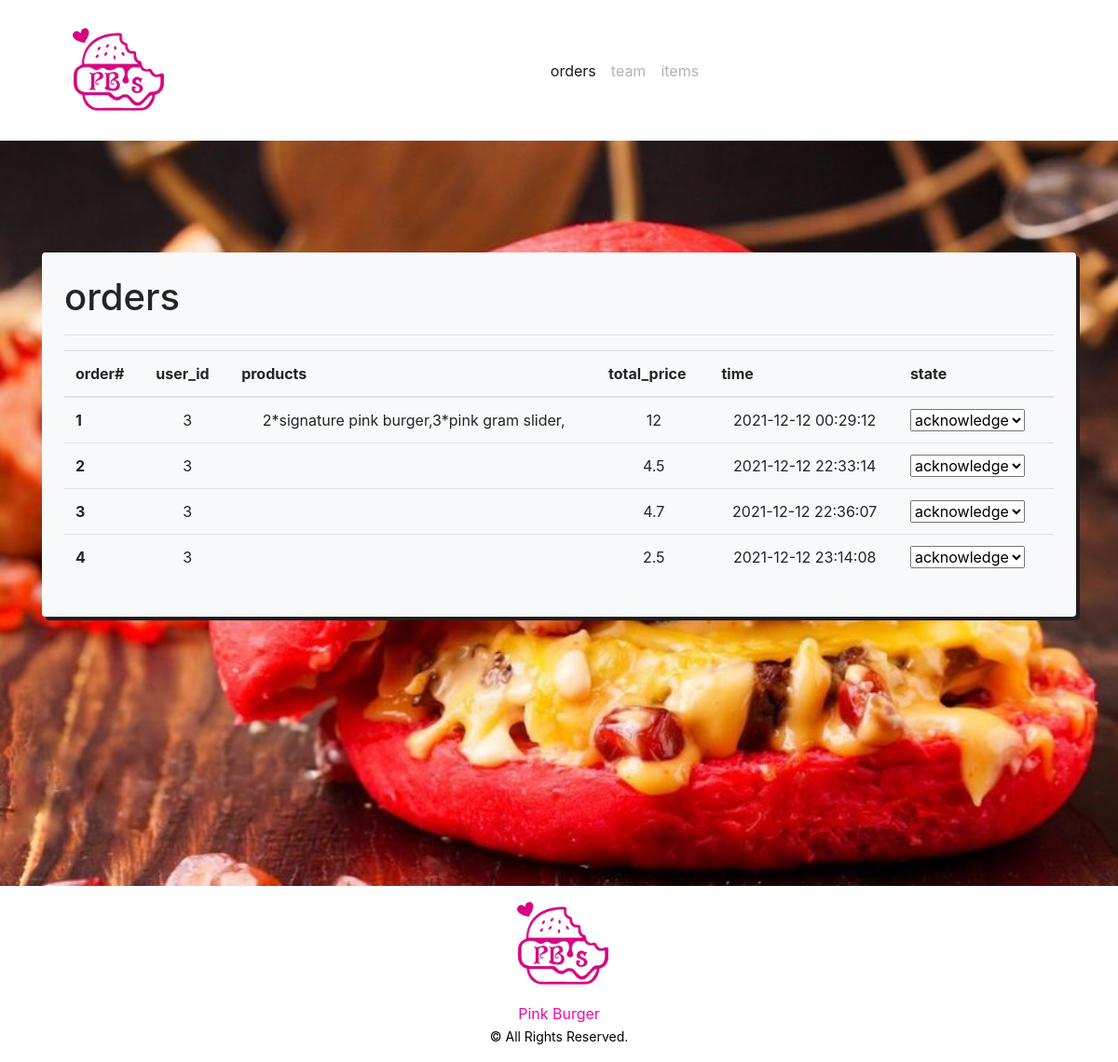
The page /admin/orders.php on the database its author committed.
### tables this page shows
CREATE TABLE `orders` (
  `id` int(11) NOT NULL,
  `user_id` int(11) NOT NULL,
  `products` longtext NOT NULL CHECK (json_valid(`products`)),
  `total_price` float NOT NULL,
  `time` timestamp NOT NULL DEFAULT current_timestamp(),
  `state` varchar(120) NOT NULL DEFAULT 'acknowledge'
);

CREATE TABLE `food_menu` (
  `id` int(11) NOT NULL,
  `food_name` varchar(60) NOT NULL,
  `descrip` varchar(255) NOT NULL,
  `category` int(11) NOT NULL,
  `price` float NOT NULL
);

### admin/orders.php (the view, shortened to what this page needs)
<?php include 'header.php';
include_once '../conn_db.php';
$states = array("acknowledge", "in process", "in transit","complete");
$stmt = $db->prepare('SELECT * FROM orders');
$stmt->execute();
$orders = $stmt->fetchAll();
?>
<main>
    <div class="container">
        <div class="bg-light rounded p-4 food_menu">
            <h1>orders</h1>
            <hr>
            <table class="table">
                <thead>
                <tr>
                    <th scope="col">order#</th>
                    <th scope="col">user_id</th>
                    <th scope="col">products</th>
                    <th scope="col">total_price</th>
                    <th scope="col">time</th>
                    <th scope="col">state</th>
                </tr>
                </thead>
                <tbody>
                <?php
                    foreach ($orders as $order){
                ?>
                <tr>
                    <th scope="row"><?php echo $order['id']; ?></th>
                    <td class="text-center align-middle"><?php echo $order['user_id']; ?></td>
                    <td class="text-center align-middle"><?php $json = json_decode($order['products']); foreach($json as $data){
                            $jsonid = $data->{'product_id'};
                            $food = $db->prepare("SELECT food_name FROM food_menu WHERE id = '$jsonid' ");
                            $food->execute();
                            $getfood = $food->fetch();
                            echo $data->{'quantity'} . '*' . $getfood[0] . ",";
                        } ?></td>
                    <td class="text-center align-middle"><?php echo $order['total_price']; ?></td>
                    <td class="text-center align-middle"><?php echo $order['time']; ?></td>
                    <td><select name="state" class="state" did="<?php echo $order['id']; ?>">
                            <?php foreach ($states as $state){
                                if($order['state'] == $state){?>
                                    <option value="<?php echo $order['state']; ?>" selected><?php echo $order['state']; ?></option>
                             <?php }else{ ?>
                                    <option value="<?php echo $state; ?>"><?php echo $state; ?></option>
                            <?php }
                            }
                            ?>
                        </select></td>
                </tr>
                <?php
                    }
                ?>
                </tbody>
            </table>
        </div>
    </div>
</main>
<?php include 'footer.php';?>

### admin/header.php (shortened to what this page needs)
<!DOCTYPE html>
<html lang="en">
<head>
    <link rel="stylesheet" href="https://pro.fontawesome.com/releases/v5.10.0/css/all.css"/>
    <link rel="stylesheet" href="https://cdn.jsdelivr.net/npm/bootstrap@4.6.1/dist/css/bootstrap.min.css">
    <link rel="stylesheet" href="../inc/css/style.css">
</head>
<body>
<div class="container">
    <header>
        <nav class="navbar navbar-expand-lg navbar-light bg-white">
            <a class="navbar-brand" href="#"><img src="../assests/img/logo.png" width="125px" alt=""></a>
            <div class="collapse navbar-collapse" id="navbarText">
                <ul class="navbar-nav mx-auto">
                    <li class="nav-item orders">
                        <a class="nav-link" href="orders.php">orders</a>
                    </li>
                    <li class="nav-item about">
                        <a class="nav-link <?php if($_SESSION['state'] != 'admin'){ echo "disabled"; }?>" href="team.php">team</a>
                    </li>
                    <li class="nav-item contact">
                        <a class="nav-link <?php if($_SESSION['state'] != 'admin'){ echo "disabled"; }?>" href="items.php">items</a>
                    </li>
                </ul>
            </div>
        </nav>
    </header>
</div>

### admin/footer.php (shortened to what this page needs)
<footer>
    <div class="container">
        <div class="row">
            <div class="col-12 text-center mb-3">
                <a href="index.php" style="color: #f507a7"><img src="../assests/img/logo.png" width="125px" alt=""><br>Pink Burger</a><br/><small>&copy; All Rights Reserved.</small>
            </div>
        </div>
    </div>
</footer>
</body>
</html>

### inc/css/style.css (style rules this page uses)
header { position: relative; z-index: 999; }
main { background-image: url("../../assests/img/bg.jpg"); background-repeat: no-repeat; background-size: cover; background-attachment: fixed; min-height: 100vh; padding-top: 10%; padding-bottom: 5%; }
.food_menu { box-shadow: 4px 4px #221e1e; }
footer { color: black; }

### rows shown on the page
orders: id "1", user "3", total_price "12", time "2021-12-12 00:29:12"
food_menu: data "2", food_name "signature pink burger"
food_menu: data "3", food_name "pink gram slider"
orders: id "2", user "3", total_price "4.5", time "2021-12-12 22:33:14"
orders: id "3", user "3", total_price "4.7", time "2021-12-12 22:36:07"
orders: id "4", user "3", total_price "2.5", time "2021-12-12 23:14:08"

### other values the page prints
form field state "acknowledge"
